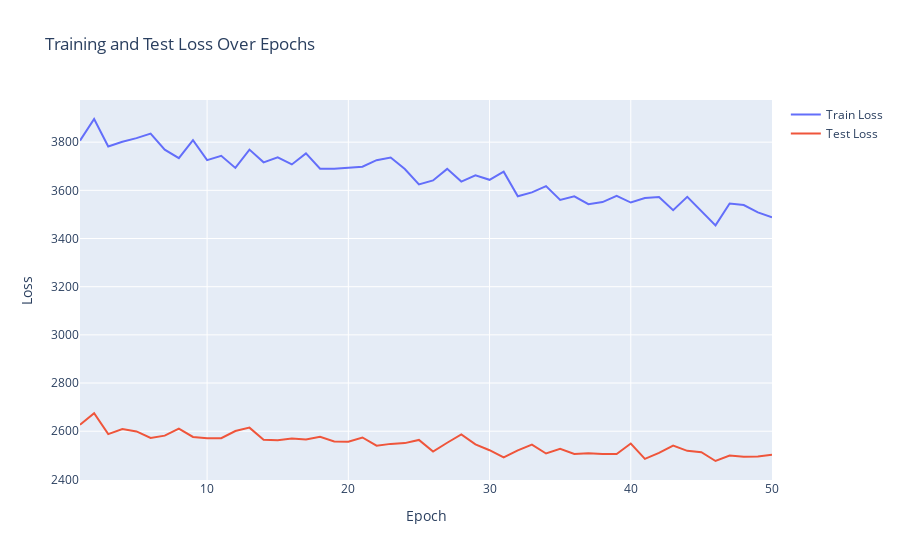

Notebook code cell kept with this figure:
### Code cell
# Plot the results with Plotly
fig = go.Figure()
fig.add_trace(go.Scatter(x=list(range(1, num_epochs+1)), y=train_losses, mode='lines', name='Train Loss'))
fig.add_trace(go.Scatter(x=list(range(1, num_epochs+1)), y=test_losses, mode='lines', name='Test Loss'))

fig.update_layout(title='Training and Test Loss Over Epochs',
                  xaxis_title='Epoch',
                  yaxis_title='Loss')

fig.show()

### Figure 1 — Plotly figure (JSON) as saved in the notebook; plotly's stock layout.template omitted (floating-point values rounded to 4 significant figures)
{"data": [{"mode": "lines", "name": "Train Loss", "type": "scatter", "x": [1, 2, 3, 4, 5, 6, 7, 8, 9, 10, 11, 12, 13, 14, 15, 16, 17, 18, 19, 20, 21, 22, 23, 24, 25, 26, 27, 28, 29, 30, 31, 32, 33, 34, 35, 36, 37, 38, 39, 40, 41, 42, 43, 44, 45, 46, 47, 48, 49, 50], "y": [3806.0, 3896.0, 3782.0, 3802.0, 3817.0, 3835.0, 3769.0, 3733.0, 3808.0, 3725.0, 3743.0, 3693.0, 3769.0, 3716.0, 3737.0, 3708.0, 3753.0, 3690.0, 3689.0, 3693.0, 3698.0, 3725.0, 3736.0, 3689.0, 3624.0, 3641.0, 3689.0, 3636.0, 3662.0, 3644.0, 3678.0, 3575.0, 3592.0, 3618.0, 3560.0, 3575.0, 3543.0, 3551.0, 3577.0, 3549.0, 3568.0, 3573.0, 3517.0, 3573.0, 3512.0, 3455.0, 3545.0, 3539.0, 3509.0, 3488.0]}, {"mode": "lines", "name": "Test Loss", "type": "scatter", "x": [1, 2, 3, 4, 5, 6, 7, 8, 9, 10, 11, 12, 13, 14, 15, 16, 17, 18, 19, 20, 21, 22, 23, 24, 25, 26, 27, 28, 29, 30, 31, 32, 33, 34, 35, 36, 37, 38, 39, 40, 41, 42, 43, 44, 45, 46, 47, 48, 49, 50], "y": [2626.0, 2675.0, 2588.0, 2609.0, 2599.0, 2572.0, 2582.0, 2611.0, 2576.0, 2571.0, 2571.0, 2601.0, 2615.0, 2565.0, 2563.0, 2569.0, 2566.0, 2577.0, 2557.0, 2556.0, 2574.0, 2540.0, 2547.0, 2551.0, 2564.0, 2516.0, 2552.0, 2587.0, 2545.0, 2521.0, 2491.0, 2520.0, 2544.0, 2508.0, 2527.0, 2505.0, 2509.0, 2506.0, 2506.0, 2549.0, 2485.0, 2510.0, 2540.0, 2519.0, 2513.0, 2476.0, 2499.0, 2494.0, 2496.0, 2502.0]}], "layout": {"title": {"text": "Training and Test Loss Over Epochs"}, "xaxis": {"title": {"text": "Epoch"}}, "yaxis": {"title": {"text": "Loss"}}}}
